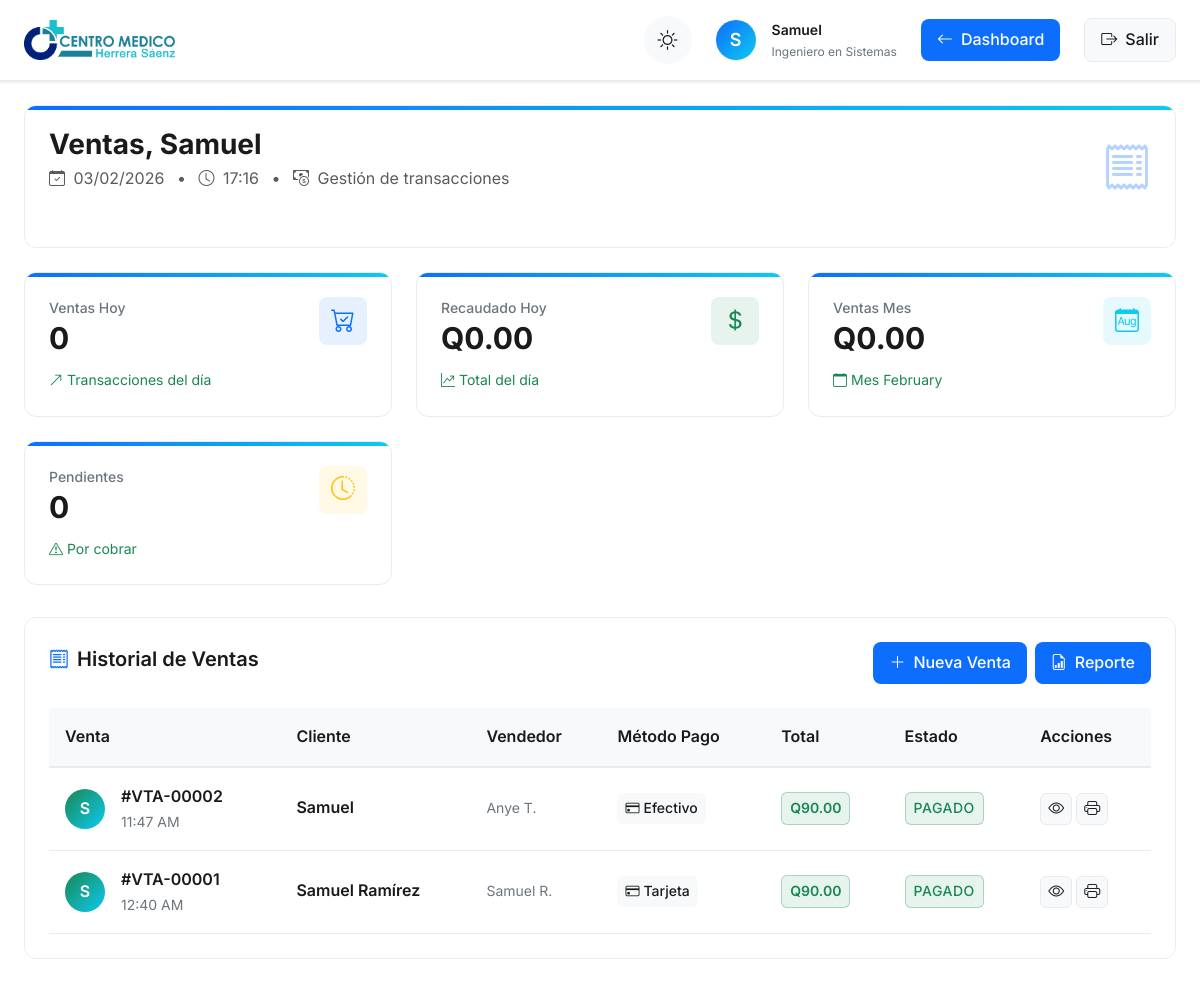
Page /php/sales/index.php (signed in) on the earlier database version.
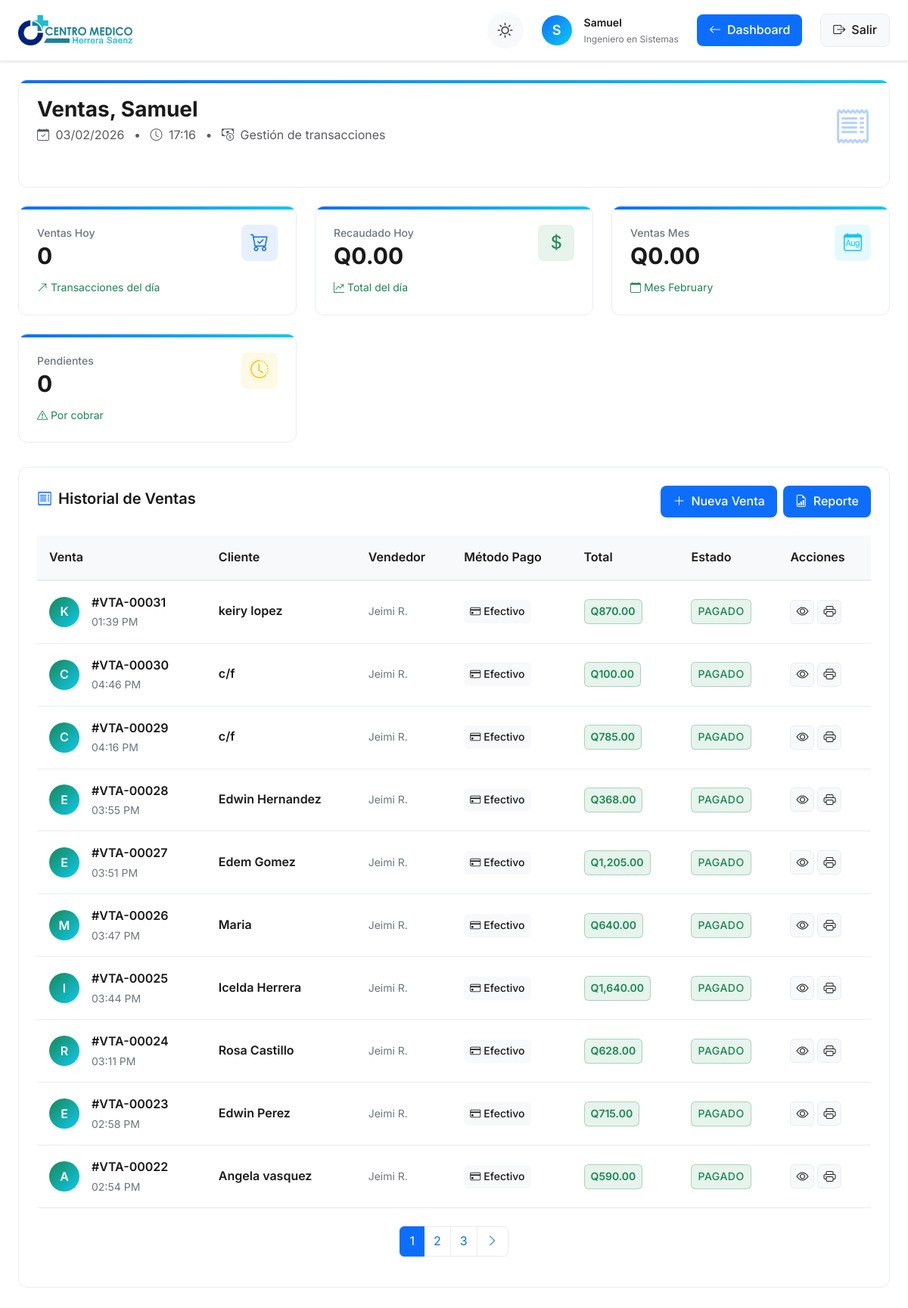
Same page on the later database version.
### tables this page shows
CREATE TABLE `ventas` (
  `id_venta` int NOT NULL,
  `id_usuario` int DEFAULT NULL,
  `fecha_venta` datetime DEFAULT CURRENT_TIMESTAMP,
  `nombre_cliente` varchar(100) DEFAULT NULL,
  `nit_cliente` varchar(50) DEFAULT 'C/F',
  `tipo_pago` enum('Efectivo','Tarjeta','Seguro Médico','Transferencia') DEFAULT NULL,
  `total` decimal(10,2) DEFAULT '0.00',
  `estado` enum('Pendiente','Pagado','Cancelado') DEFAULT NULL
);

CREATE TABLE `usuarios` (
  `idUsuario` int NOT NULL,
  `usuario` varchar(255) NOT NULL,
  `password` varchar(255) NOT NULL,
  `nombre` varchar(255) NOT NULL,
  `apellido` varchar(255) NOT NULL,
  `especialidad` varchar(255) DEFAULT NULL,
  `tipoUsuario` enum('admin','doc','user','') NOT NULL,
  `clinica` varchar(255) NOT NULL,
  `telefono` varchar(255) NOT NULL,
  `email` varchar(255) NOT NULL,
  `permisos_modulos` text
);

### php/sales/index.php (the view, shortened to what the changed rows need)
<?php
$user_name = $_SESSION['nombre'];
try {
    $database = new Database();
    $conn = $database->getConnection();
    $page = isset($_GET['page']) ? (int)$_GET['page'] : 1;
    $limit = 10;
    $offset = ($page - 1) * $limit;
    $stmt = $conn->prepare("SELECT COUNT(*) as total FROM ventas");
    $stmt->execute();
    $total_records = $stmt->fetch(PDO::FETCH_ASSOC)['total'];
    $total_pages = ceil($total_records / $limit);
    $stmt = $conn->prepare("
        SELECT v.*, u.nombre as vendedor_nombre, u.apellido as vendedor_apellido
        FROM ventas v
        LEFT JOIN usuarios u ON v.id_usuario = u.idUsuario
        ORDER BY v.fecha_venta DESC
        LIMIT ? OFFSET ?
    ");
    $stmt->bindValue(1, $limit, PDO::PARAM_INT);
    $stmt->bindValue(2, $offset, PDO::PARAM_INT);
    $stmt->execute();
    $ventas = $stmt->fetchAll(PDO::FETCH_ASSOC);
} catch (Exception $e) {
    $ventas = [];
    $total_records = 0;
    $total_pages = 1;
    $total_hoy = 0;
    $ventas_hoy = 0;
    $total_mes = 0;
    $pendientes = 0;
    $error_message = "Error al cargar ventas: " . $e->getMessage();
}
?>
<!DOCTYPE html>
<html lang="es" data-theme="light">
<head>
    <link rel="stylesheet" href="https://cdn.jsdelivr.net/npm/bootstrap-icons@1.10.0/font/bootstrap-icons.css">
    <link href="https://cdn.jsdelivr.net/npm/bootstrap@5.3.0/dist/css/bootstrap.min.css" rel="stylesheet">
    <link rel="stylesheet" href="https://cdn.jsdelivr.net/npm/sweetalert2@11/dist/sweetalert2.min.css">
</head>
<body>
    <div class="marble-effect"></div>
    <div class="dashboard-container">
        <header class="dashboard-header">
        </header>
        <main class="main-content">
            <div class="stat-card mb-4 animate-in">
                <div class="stat-header">
                    <div>
                        <h2 id="greeting" class="stat-value" style="font-size: 1.75rem; margin-bottom: 0.5rem;">
                            <span id="greeting-text">Ventas</span>, <?php echo htmlspecialchars($user_name); ?>
                        </h2>
                    </div>
                </div>
            </div>
            <section class="sales-section animate-in delay-1">
                <?php if (count($ventas) > 0): ?>
                    <div class="table-responsive">
                        <table class="sales-table">
                            <thead>
                                <tr>
                                    <th>Venta</th>
                                    <th>Cliente</th>
                                    <th>Vendedor</th>
                                    <th>Método Pago</th>
                                    <th>Total</th>
                                    <th>Estado</th>
                                    <th>Acciones</th>
                                </tr>
                            </thead>
                            <tbody>
                                <?php foreach ($ventas as $venta): ?>
                                    <?php
                                    $fecha_venta = new DateTime($venta['fecha_venta']);
                                    $hora_venta = $fecha_venta->format('h:i A');
                                    $vendedor_nombre = $venta['vendedor_nombre'] ? htmlspecialchars($venta['vendedor_nombre'] . ' ' . substr($venta['vendedor_apellido'], 0, 1) . '.') : 'Sistema';
                                    ?>
                                    <tr>
                                        <td>
                                            <div class="sale-cell">
                                                <div class="sale-avatar">
                                                    <?php echo strtoupper(substr($venta['nombre_cliente'] ?? 'C', 0, 1)); ?>
                                                </div>
                                                <div class="sale-info">
                                                    <div class="sale-number">#VTA-<?php echo str_pad($venta['id_venta'], 5, '0', STR_PAD_LEFT); ?></div>
                                                    <div class="sale-time"><?php echo $hora_venta; ?></div>
                                                </div>
                                            </div>
                                        </td>
                                        <td>
                                            <div class="client-name"><?php echo htmlspecialchars($venta['nombre_cliente']); ?></div>
                                        </td>
                                        <td>
                                            <div class="client-type"><?php echo $vendedor_nombre; ?></div>
                                        </td>
                                        <td>
                                            <span class="payment-badge">
                                                <i class="bi bi-credit-card"></i>
                                                <?php echo htmlspecialchars($venta['tipo_pago']); ?>
                                            </span>
                                        </td>
                                        <td>
                                            <span class="amount-badge">
                                                Q<?php echo number_format($venta['total'], 2); ?>
                                            </span>
                                        </td>
                                        <td>
                                            <?php
                                            $status_class = match(strtolower($venta['estado'])) {
                                                'pagado' => 'pagado',
                                                'pendiente' => 'pendiente',
                                                'cancelado' => 'cancelado',
                                                default => 'pendiente'
                                            };
                                            ?>
                                            <span class="status-badge <?php echo $status_class; ?>">
                                                <?php echo htmlspecialchars($venta['estado']); ?>
                                            </span>
                                        </td>
                                        <td>
                                            <div class="action-buttons">
                                                <button type="button"
                                                        class="btn-icon view view-details"
                                                        title="Ver detalles"
                                                        data-id="<?php echo $venta['id_venta']; ?>">
                                                    <i class="bi bi-eye"></i>
                                                </button>
                                                <a href="../dispensary/print_receipt.php?id=<?php echo $venta['id_venta']; ?>"
                                                   target="_blank"
                                                   class="btn-icon print"
                                                   title="Imprimir recibo">
                                                    <i class="bi bi-printer"></i>
                                                </a>
                                            </div>
                                        </td>
                                    </tr>
                                <?php endforeach; ?>
                            </tbody>
                        </table>
                    </div>
                    <?php if ($total_pages > 1): ?>
                        <div class="d-flex justify-content-center mt-4">
                            <nav>
                                <ul class="pagination">
                                    <?php
                                    $start = max(1, $page - 2);
                                    $end = min($total_pages, $page + 2);
                                    for ($i = $start; $i <= $end; $i++):
                                    ?>
                                        <li class="page-item <?php echo $i == $page ? 'active' : ''; ?>">
                                            <a class="page-link" href="?page=<?php echo $i; ?>"><?php echo $i; ?></a>
                                        </li>
                                    <?php endfor; ?>
                                    <?php if ($page < $total_pages): ?>
                                        <li class="page-item">
                                            <a class="page-link" href="?page=<?php echo $page + 1; ?>">
                                                <i class="bi bi-chevron-right"></i>
                                            </a>
                                        </li>
                                    <?php endif; ?>
                                </ul>
                            </nav>
                        </div>
                    <?php endif; ?>
                <?php endif; ?>
            </section>
        </main>
    </div>
</body>
</html>

Differences in the rows shown:
no longer on this page (row edited): ventas: nombre_cliente "S", id_venta "00002", fecha_venta "11:47 AM", nombre_cliente "Samuel", id_usuario.apellido "Anye T.", tipo_pago "Efectivo", total "90.00", estado "PAGADO"
no longer on this page (row edited): ventas: nombre_cliente "S", id_venta "00001", fecha_venta "12:40 AM", nombre_cliente "Samuel Ramírez", id_usuario.apellido "Samuel R.", tipo_pago "Tarjeta", total "90.00", estado "PAGADO"
added ventas: nombre_cliente "K", id_venta "00031", fecha_venta "01:39 PM", nombre_cliente "keiry lopez", id_usuario.apellido "Jeimi R.", tipo_pago "Efectivo", total "870.00", estado "PAGADO"
added ventas: nombre_cliente "C", id_venta "00030", fecha_venta "04:46 PM", nombre_cliente "c/f", id_usuario.apellido "Jeimi R.", tipo_pago "Efectivo", total "100.00", estado "PAGADO"
added ventas: nombre_cliente "C", id_venta "00029", fecha_venta "04:16 PM", nombre_cliente "c/f", id_usuario.apellido "Jeimi R.", tipo_pago "Efectivo", total "785.00", estado "PAGADO"
added ventas: nombre_cliente "E", id_venta "00028", fecha_venta "03:55 PM", nombre_cliente "Edwin Hernandez", id_usuario.apellido "Jeimi R.", tipo_pago "Efectivo", total "368.00", estado "PAGADO"
added ventas: nombre_cliente "E", id_venta "00027", fecha_venta "03:51 PM", nombre_cliente "Edem Gomez", id_usuario.apellido "Jeimi R.", tipo_pago "Efectivo", total "1,205.00", estado "PAGADO"
added ventas: nombre_cliente "M", id_venta "00026", fecha_venta "03:47 PM", nombre_cliente "Maria", id_usuario.apellido "Jeimi R.", tipo_pago "Efectivo", total "640.00", estado "PAGADO"
added ventas: nombre_cliente "I", id_venta "00025", fecha_venta "03:44 PM", nombre_cliente "Icelda Herrera", id_usuario.apellido "Jeimi R.", tipo_pago "Efectivo", total "1,640.00", estado "PAGADO"
added ventas: nombre_cliente "R", id_venta "00024", fecha_venta "03:11 PM", nombre_cliente "Rosa Castillo", id_usuario.apellido "Jeimi R.", tipo_pago "Efectivo", total "628.00", estado "PAGADO"
added ventas: nombre_cliente "E", id_venta "00023", fecha_venta "02:58 PM", nombre_cliente "Edwin Perez", id_usuario.apellido "Jeimi R.", tipo_pago "Efectivo", total "715.00", estado "PAGADO"
added ventas: nombre_cliente "A", id_venta "00022", fecha_venta "02:54 PM", nombre_cliente "Angela vasquez", id_usuario.apellido "Jeimi R.", tipo_pago "Efectivo", total "590.00", estado "PAGADO"
Other differences:
new list line: "1"
new list line: "2"
new list line: "3"
